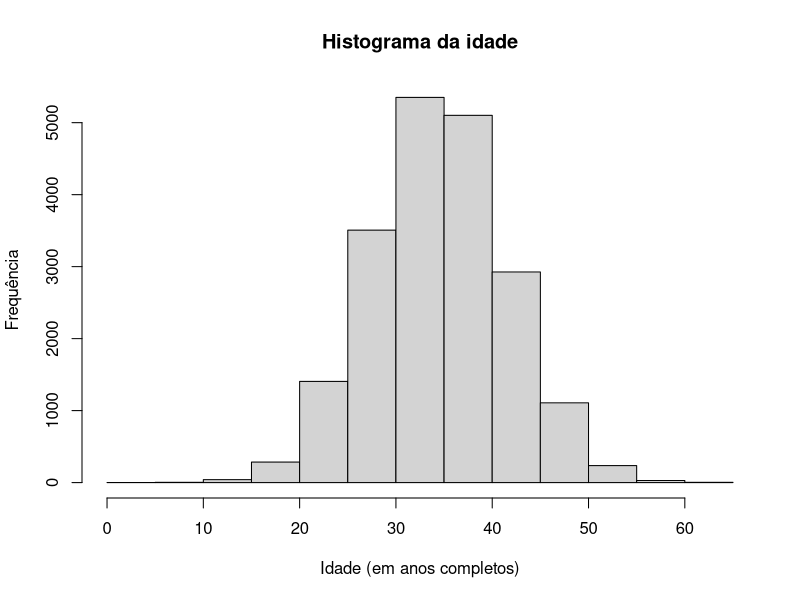
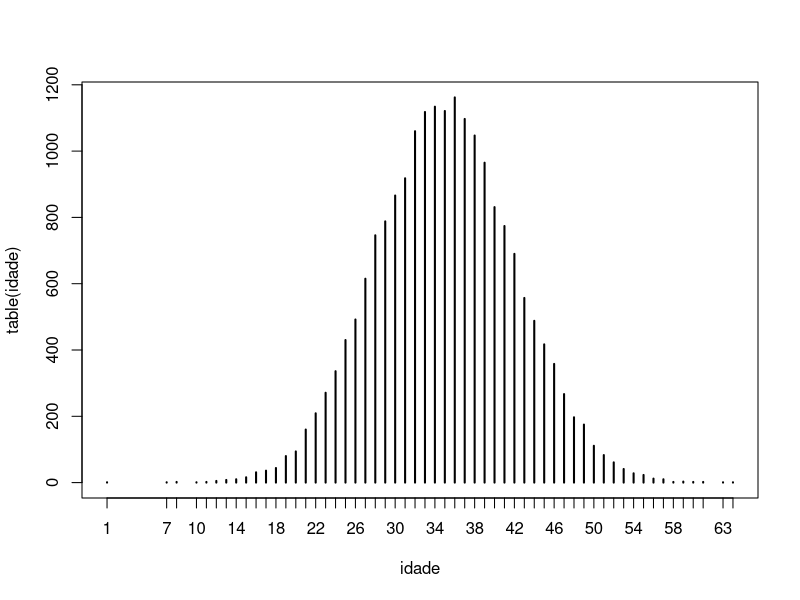
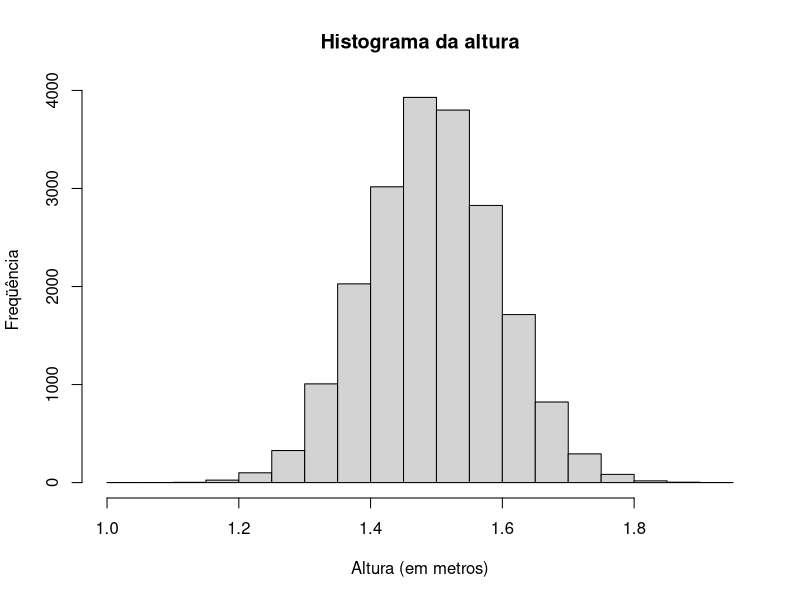
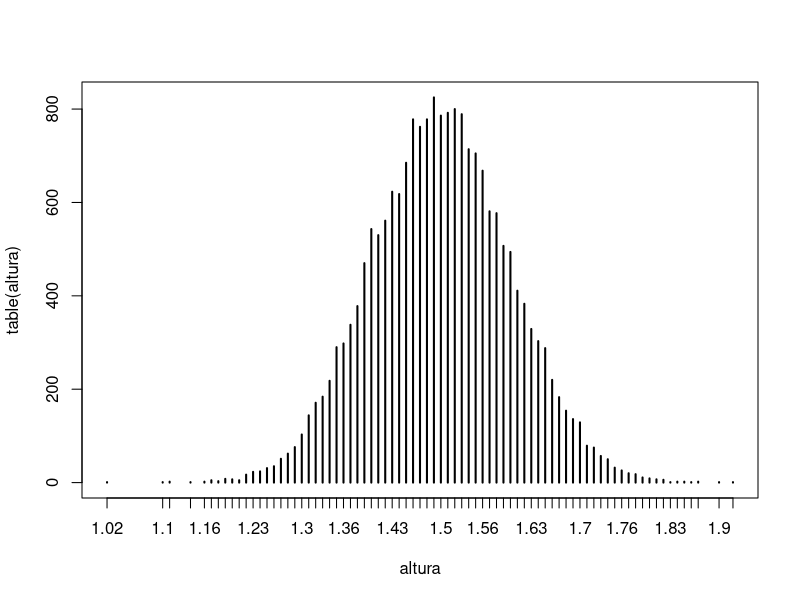
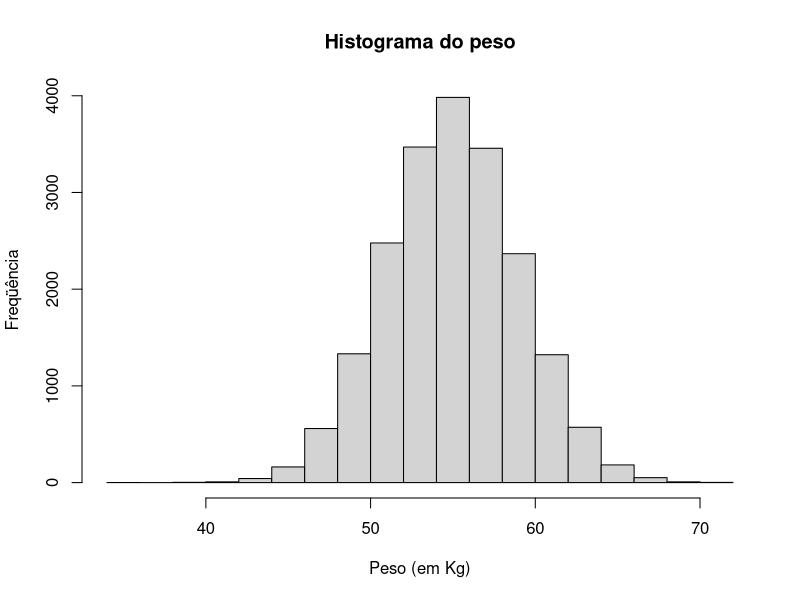
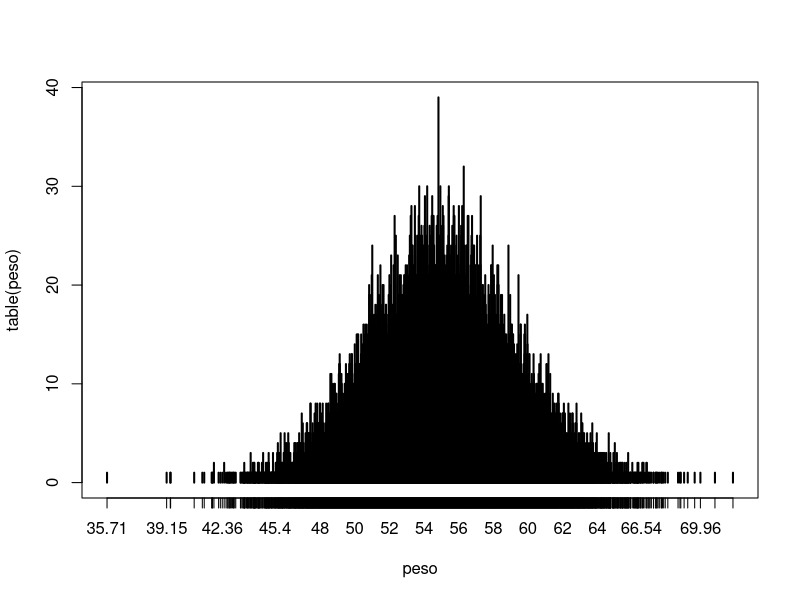
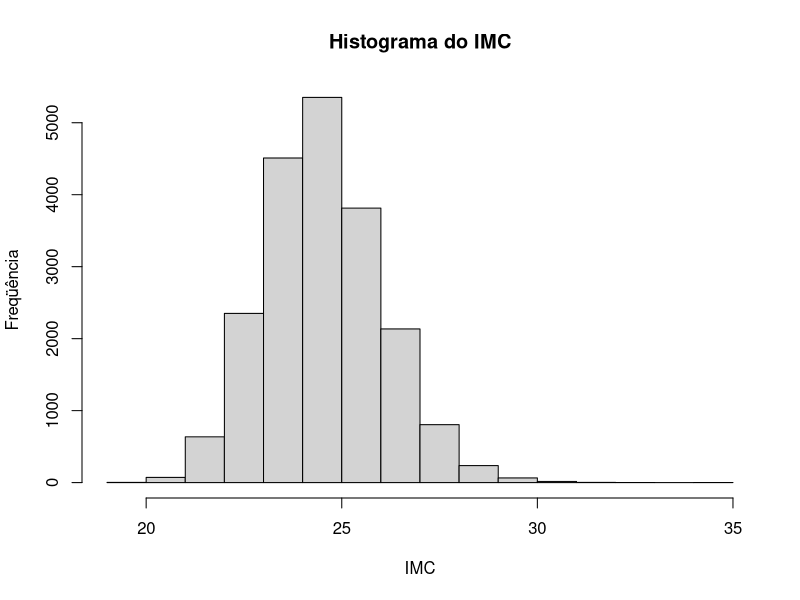
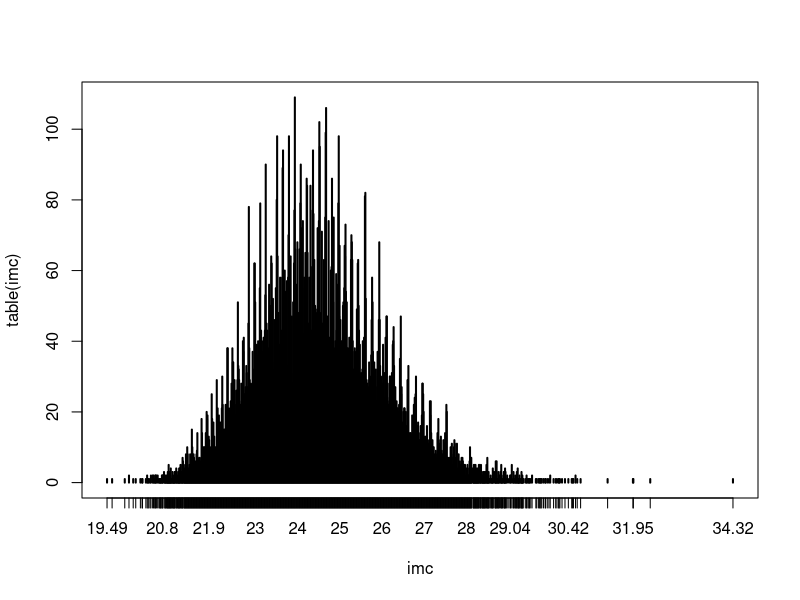

The R script that drew these images, in order:
name<- readline(prompt = "Digite seu nome: ")
print(name)

peso<- readline("Informe seu peso: ")
peso <- as.double(peso)
print(peso)

altura<- readline("Informe sua altura: ")
altura <- as.double(altura)
print(altura)

IMC<- peso/(altura**2)
print(paste("Seu IMC é de: ", round(IMC,2)))

typeof(name)
typeof(peso)
typeof(peso)

n<- 20000
p<- 200000

set.seed(2307)
idade <- abs(round(rnorm(n, 35, 7),0))
summary(idade)

hist(idade,
       main = "Histograma da idade",
       ylab = "Frequência",
       xlab= "Idade (em anos completos)")

table(idade)
plot(table(idade))

set.seed(2307)
altura <- abs(round(rnorm(n, 1.50, 0.1), 2))
summary(altura)

hist(altura,
     main = "Histograma da altura",
     ylab = "Freqüência",
     xlab = "Altura (em metros)")

table(altura)
plot(table(altura))

set.seed(2307)
peso <- abs(round(rnorm(n, 55, 4), 2))
summary(peso)

hist(peso,
     main = "Histograma do peso",
     ylab = "Freqüência",
     xlab = "Peso (em Kg)")

table(peso)
plot(table(peso))

imc <- round(peso/altura^2, 2)
summary(imc)

hist(imc,
     main = "Histograma do IMC",
     ylab = "Freqüência",
     xlab = "IMC")

table(imc)
plot(table(imc))

set.seed(2307)
salario <- abs(round(rnorm(n, 3000, 400), 2))
summary(salario)

hist(salario,
     main = "Histograma do salário mensal",
     ylab = "Freqüência",
     xlab = "Salário mensal (em R$)")

table(salario)
plot(table(salario))

set.seed(2307)
pop.carros <- rep(c(0,1,2,3), p)
pop.carros

set.seed(2307)
carros <- sample(pop.carros,n)
rm(pop.carros)
summary(carros)

hist(carros,
     main = "Histograma de carros",
     ylab = "Freqüência",
     xlab = "Qtd. de Carros")


table(carros)
plot(table(carros))

set.seed(2307)
pop.filhos<-rep(c(0,1,2),p)
pop.filhos

set.seed(2307)
filhos <- sample(pop.filhos, n)
rm(pop.filhos)
summary(filhos)

hist(filhos,
     main = "Histograma de filhos",
     ylab = "Freqüência",
     xlab = "Qtd. de Filhos")

table(filhos)
plot(table(filhos))


set.seed(2307)
pop.escolaridade <- rep(c(0, 1, 2, 3, 4, 5, 6), p)

set.seed(2307)
escolaridade.temp <- sample(pop.escolaridade, n)

escolaridade <- factor(escolaridade.temp,
                         levels = c(0, 1, 2, 3, 4, 5, 6),
                         labels = c("Analfabeto", "1º Grau", "2º Grau", "3º Grau",
                                    "Mestrado", "Doutorado", "PósDoc"),
                         ordered = TRUE
                         )

rm(pop.escolaridade, escolaridade.temp)
str(escolaridade)

summary(escolaridade)

table(escolaridade)
plot(table(escolaridade))

set.seed(2307)
fumante.n <- rbinom(n, 1, .40)
fumante.f <- factor(fumante.n,
                      levels = c(0, 1),
                      labels = c("não", "sim"),
                      ordered = TRUE)
str(fumante.f)
summary(fumante.f)
str(fumante.n)
mean(fumante.n)

table(fumante.f)
table(fumante.n)
plot(fumante.f)

pop.sexo <- rep(c(1, 2), p)
set.seed(2307)
sexo.temp <- sample(pop.sexo, n)
sexo <- factor(sexo.temp,
                 levels = c(1, 2),
                 labels = c("M", "F"),
                 ordered = FALSE)
rm(pop.sexo, sexo.temp)
str(sexo)

table(sexo)
plot(sexo)

pop.profissao <- rep(0:2, p)
set.seed(2307)
profissao.temp <- sample(pop.profissao, n)
profissao <- factor(profissao.temp,
                      levels = c(0, 1, 2),
                      labels = c("Humanas", "Exatas", "Biológicas"),
                      ordered = FALSE
                      )
rm(pop.profissao, profissao.temp)
str(profissao)

table(profissao)
plot(profissao)

df <- data.frame(id = 1:n,
                 altura,
                 peso,
                 imc,
                 sexo,
                 escolaridade,
                 profissao,
                 fumante.f,
                 fumante.n,
                 salario,
                 carros,
                 filhos
                 )
str(df)
head(df)

write.csv(df, file="projeto01.csv", fileEncoding = "UTF-8")

summary(df$altura)
summary(df$peso)
summary(df$imc)
summary(df$sexo)
summary(df$escolaridade)
summary(df$profissao)
summary(df$fumante.f)
summary(df$fumante.n)
summary(df$salario)
summary(df$carros)
summary(df$filhos)









